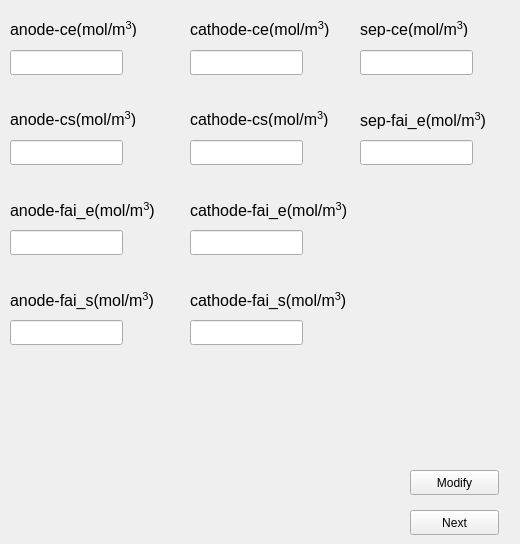
   <widget class="QWidget" name="tab_3">
    <attribute name="title">
     <string>Initial condition-&gt;</string>
    </attribute>
    <widget class="QLabel" name="label_21">
     <property name="geometry">
      <rect>
       <x>10</x>
       <y>20</y>
       <width>161</width>
       <height>17</height>
      </rect>
     </property>
     <property name="font">
      <font>
       <pointsize>12</pointsize>
      </font>
     </property>
     <property name="text">
      <string>&lt;html&gt;&lt;head/&gt;&lt;body&gt;&lt;p&gt;anode-ce(mol/m&lt;span style=&quot; vertical-align:super;&quot;&gt;3&lt;/span&gt;)&lt;/p&gt;&lt;/body&gt;&lt;/html&gt;</string>
     </property>
    </widget>
    <widget class="QLineEdit" name="anode_ce_lineEdit">
     <property name="geometry">
      <rect>
       <x>10</x>
       <y>50</y>
       <width>113</width>
       <height>25</height>
      </rect>
     </property>
    </widget>
    <widget class="QPushButton" name="change_boundary_button">
     <property name="geometry">
      <rect>
       <x>410</x>
       <y>470</y>
       <width>89</width>
       <height>25</height>
      </rect>
     </property>
     <property name="text">
      <string>Modify</string>
     </property>
    </widget>
    <widget class="QPushButton" name="run_boundary_button">
     <property name="geometry">
      <rect>
       <x>410</x>
       <y>510</y>
       <width>89</width>
       <height>25</height>
      </rect>
     </property>
     <property name="text">
      <string>Next</string>
     </property>
    </widget>
    <widget class="QLabel" name="label_39">
     <property name="geometry">
      <rect>
       <x>10</x>
       <y>110</y>
       <width>161</width>
       <height>17</height>
      </rect>
     </property>
     <property name="font">
      <font>
       <pointsize>12</pointsize>
      </font>
     </property>
     <property name="text">
      <string>&lt;html&gt;&lt;head/&gt;&lt;body&gt;&lt;p&gt;anode-cs(mol/m&lt;span style=&quot; vertical-align:super;&quot;&gt;3&lt;/span&gt;)&lt;/p&gt;&lt;/body&gt;&lt;/html&gt;</string>
     </property>
    </widget>
    <widget class="QLineEdit" name="anode_cs_lineEdit">
     <property name="geometry">
      <rect>
       <x>10</x>
       <y>140</y>
       <width>113</width>
       <height>25</height>
      </rect>
     </property>
    </widget>
    <widget class="QLineEdit" name="anode_faie_lineEdit">
     <property name="geometry">
      <rect>
       <x>10</x>
       <y>230</y>
       <width>113</width>
       <height>25</height>
      </rect>
     </property>
    </widget>
    <widget class="QLabel" name="label_40">
     <property name="geometry">
      <rect>
       <x>10</x>
       <y>200</y>
       <width>171</width>
       <height>21</height>
      </rect>
     </property>
     <property name="font">
      <font>
       <pointsize>12</pointsize>
      </font>
     </property>
     <property name="text">
      <string>&lt;html&gt;&lt;head/&gt;&lt;body&gt;&lt;p&gt;anode-fai_e(mol/m&lt;span style=&quot; vertical-align:super;&quot;&gt;3&lt;/span&gt;)&lt;/p&gt;&lt;/body&gt;&lt;/html&gt;</string>
     </property>
    </widget>
    <widget class="QLineEdit" name="anode_fais_lineEdit">
     <property name="geometry">
      <rect>
       <x>10</x>
       <y>320</y>
       <width>113</width>
       <height>25</height>
      </rect>
     </property>
    </widget>
    <widget class="QLabel" name="label_41">
     <property name="geometry">
      <rect>
       <x>10</x>
       <y>290</y>
       <width>171</width>
       <height>21</height>
      </rect>
     </property>
     <property name="font">
      <font>
       <pointsize>12</pointsize>
      </font>
     </property>
     <property name="text">
      <string>&lt;html&gt;&lt;head/&gt;&lt;body&gt;&lt;p&gt;anode-fai_s(mol/m&lt;span style=&quot; vertical-align:super;&quot;&gt;3&lt;/span&gt;)&lt;/p&gt;&lt;/body&gt;&lt;/html&gt;</string>
     </property>
    </widget>
    <widget class="QLineEdit" name="sep_ce_lineEdit">
     <property name="geometry">
      <rect>
       <x>360</x>
       <y>50</y>
       <width>113</width>
       <height>25</height>
      </rect>
     </property>
    </widget>
    <widget class="QLabel" name="label_42">
     <property name="geometry">
      <rect>
       <x>360</x>
       <y>20</y>
       <width>141</width>
       <height>17</height>
      </rect>
     </property>
     <property name="font">
      <font>
       <pointsize>12</pointsize>
      </font>
     </property>
     <property name="text">
      <string>&lt;html&gt;&lt;head/&gt;&lt;body&gt;&lt;p&gt;sep-ce(mol/m&lt;span style=&quot; vertical-align:super;&quot;&gt;3&lt;/span&gt;)&lt;/p&gt;&lt;/body&gt;&lt;/html&gt;</string>
     </property>
    </widget>
    <widget class="QLineEdit" name="sep_faie_lineEdit">
     <property name="geometry">
      <rect>
       <x>360</x>
       <y>140</y>
       <width>113</width>
       <height>25</height>
      </rect>
     </property>
    </widget>
    <widget class="QLabel" name="label_43">
     <property name="geometry">
      <rect>
       <x>360</x>
       <y>110</y>
       <width>151</width>
       <height>21</height>
      </rect>
     </property>
     <property name="font">
      <font>
       <pointsize>12</pointsize>
      </font>
     </property>
     <property name="text">
      <string>&lt;html&gt;&lt;head/&gt;&lt;body&gt;&lt;p&gt;sep-fai_e(mol/m&lt;span style=&quot; vertical-align:super;&quot;&gt;3&lt;/span&gt;)&lt;/p&gt;&lt;/body&gt;&lt;/html&gt;</string>
     </property>
    </widget>
    <widget class="QLineEdit" name="cathode_faie_lineEdit">
     <property name="geometry">
      <rect>
       <x>190</x>
       <y>230</y>
       <width>113</width>
       <height>25</height>
      </rect>
     </property>
    </widget>
    <widget class="QLabel" name="label_55">
     <property name="geometry">
      <rect>
       <x>190</x>
       <y>290</y>
       <width>211</width>
       <height>21</height>
      </rect>
     </property>
     <property name="font">
      <font>
       <pointsize>12</pointsize>
      </font>
     </property>
     <property name="text">
      <string>&lt;html&gt;&lt;head/&gt;&lt;body&gt;&lt;p&gt;cathode-fai_s(mol/m&lt;span style=&quot; vertical-align:super;&quot;&gt;3&lt;/span&gt;)&lt;/p&gt;&lt;/body&gt;&lt;/html&gt;</string>
     </property>
    </widget>
    <widget class="QLabel" name="label_56">
     <property name="geometry">
      <rect>
       <x>190</x>
       <y>110</y>
       <width>161</width>
       <height>17</height>
      </rect>
     </property>
     <property name="font">
      <font>
       <pointsize>12</pointsize>
      </font>
     </property>
     <property name="text">
      <string>&lt;html&gt;&lt;head/&gt;&lt;body&gt;&lt;p&gt;cathode-cs(mol/m&lt;span style=&quot; vertical-align:super;&quot;&gt;3&lt;/span&gt;)&lt;/p&gt;&lt;/body&gt;&lt;/html&gt;</string>
     </property>
    </widget>
    <widget class="QLineEdit" name="cathode_fais_lineEdit">
     <property name="geometry">
      <rect>
       <x>190</x>
       <y>320</y>
       <width>113</width>
       <height>25</height>
      </rect>
     </property>
    </widget>
    <widget class="QLabel" name="label_57">
     <property name="geometry">
      <rect>
       <x>190</x>
       <y>20</y>
       <width>161</width>
       <height>17</height>
      </rect>
     </property>
     <property name="font">
      <font>
       <pointsize>12</pointsize>
      </font>
     </property>
     <property name="text">
      <string>&lt;html&gt;&lt;head/&gt;&lt;body&gt;&lt;p&gt;cathode-ce(mol/m&lt;span style=&quot; vertical-align:super;&quot;&gt;3&lt;/span&gt;)&lt;/p&gt;&lt;/body&gt;&lt;/html&gt;</string>
     </property>
    </widget>
    <widget class="QLineEdit" name="cathode_ce_lineEdit">
     <property name="geometry">
      <rect>
       <x>190</x>
       <y>50</y>
       <width>113</width>
       <height>25</height>
      </rect>
     </property>
    </widget>
    <widget class="QLabel" name="label_58">
     <property name="geometry">
      <rect>
       <x>190</x>
       <y>200</y>
       <width>211</width>
       <height>21</height>
      </rect>
     </property>
     <property name="font">
      <font>
       <pointsize>12</pointsize>
      </font>
     </property>
     <property name="text">
      <string>&lt;html&gt;&lt;head/&gt;&lt;body&gt;&lt;p&gt;cathode-fai_e(mol/m&lt;span style=&quot; vertical-align:super;&quot;&gt;3&lt;/span&gt;)&lt;/p&gt;&lt;/body&gt;&lt;/html&gt;</string>
     </property>
    </widget>
    <widget class="QLineEdit" name="cathode_cs_lineEdit">
     <property name="geometry">
      <rect>
       <x>190</x>
       <y>140</y>
       <width>113</width>
       <height>25</height>
      </rect>
     </property>
    </widget>
   </widget>
